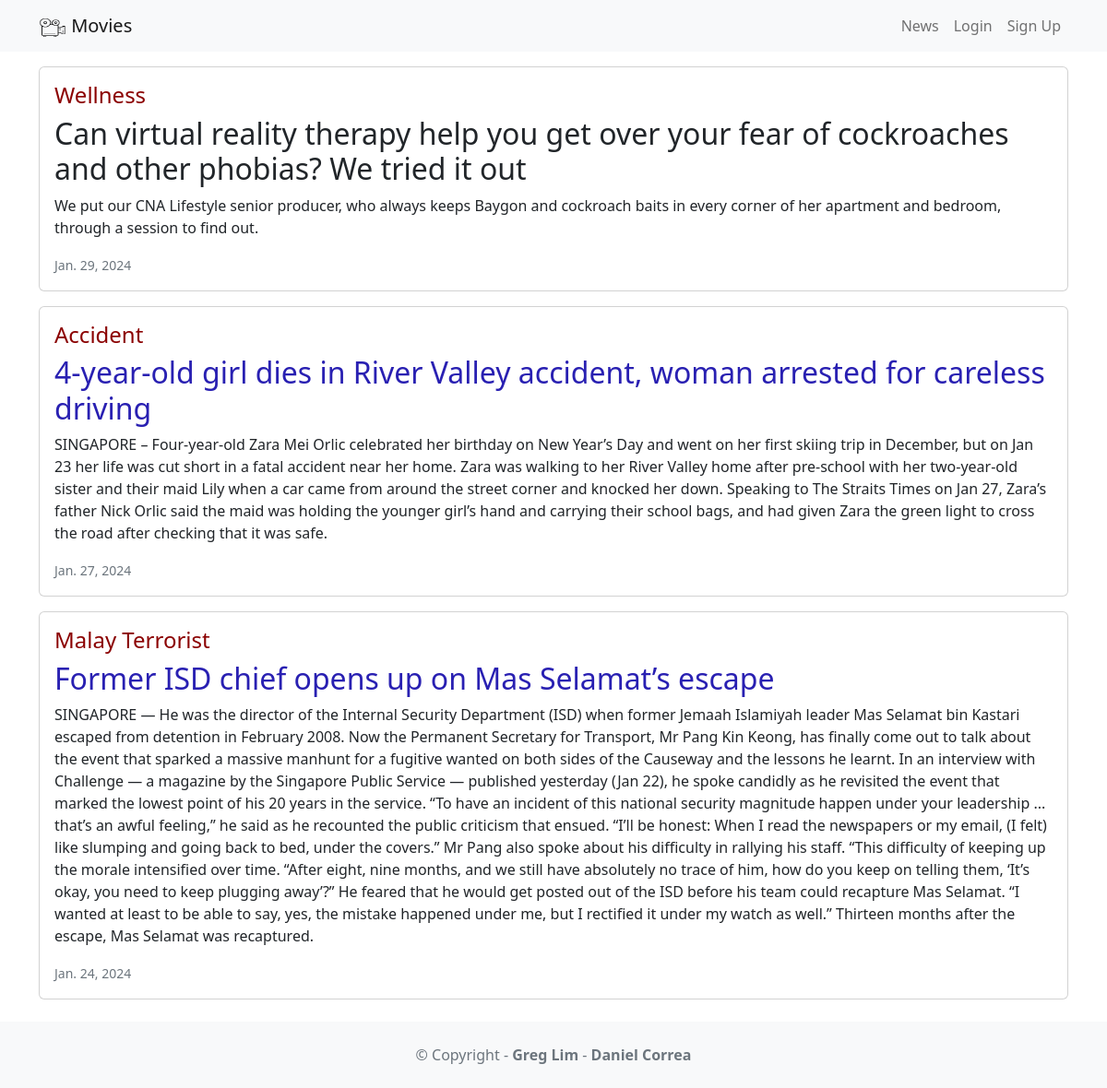
Page /news/ on the committed database.
### news/models.py (models this page shows, shortened)
class News(models.Model):
    topic = models.CharField(max_length = 30)
    headline = models.CharField(max_length=200)
    body = models.TextField()
    date = models.DateField()
    link = models.URLField(blank=True)

### news/views.py (the view)
# urls.py: path('news/', include('news.urls')),
def news(request):
    newss = News.objects.all().order_by('-date')
    return render(request, "news.html", {'newss': newss})

### news/templates/news.html
{% extends "layout.html" %}
{% block content %}
    {% for news in newss %}
        <div class="card mb-3">
            <div class="row g-0">
                <div class="card-body">
                    <h4 style="color:darkred;">{{ news.topic }}</h4>
                    {% if news.link %}
                        <h2 class="card-title"><a href="{{ news.link }}" style="text-decoration: none;color: rgb(41, 32, 178);">{{ news.headline }}</a></h2>
                        {% else %}
                        <h2 class="card-title">{{ news.headline }}</h2>
                    {% endif %}
                    <p class="card-text">{{ news.body }}</p>
                    <p class="card-text">
                        <small class="text-muted">{{ news.date }}</small>
                    </p>
                </div>
            </div>
        </div>
    {% endfor %}
{% endblock content %}

### rows in the picture
News: topic "Wellness", headline "Can virtual reality therapy help you get over your fear of cockroaches and other phobias? We tried it out", body "We put our CNA Lifestyle senior producer, who always keeps Baygon and cockroach baits in every corner of her apartment and bedroom, through a session to find out.", date "Jan. 29, 2024"
News: topic "Accident", headline "4-year-old girl dies in River Valley accident, woman arrested for careless driving", body "SINGAPORE – Four-year-old Zara Mei Orlic celebrated her birthday on New Year’s Day and went on her first skiing trip in December, but on Jan 23 her life was cut short in a fatal accident near her home. Zara was walking to her River Valley home after pre-school with her two-year-old sister and their maid Lily when a car came from around the street corner and knocked her down. Speaking to The Straits Times on Jan 27, Zara’s father Nick Orlic said the maid was holding the younger girl’s hand and carrying their school bags, and had given Zara the green light to cross the road after checking that it was safe.", date "Jan. 27, 2024"
News: topic "Malay Terrorist", headline "Former ISD chief opens up on Mas Selamat’s escape", body "SINGAPORE — He was the director of the Internal Security Department (ISD) when former Jemaah Islamiyah leader Mas Selamat bin Kastari escaped from detention in February 2008. Now the Permanent Secretary for Transport, Mr Pang Kin Keong, has finally come out to talk about the event that sparked a massive manhunt for a fugitive wanted on both sides of the Causeway and the lessons he learnt. In an interview with Challenge — a magazine by the Singapore Public Service — published yesterday (Jan 22), he spoke candidly as he revisited the event that marked the lowest point of his 20 years in the service. “To have an incident of this national security magnitude happen under your leadership ...…", date "Jan. 24, 2024"
